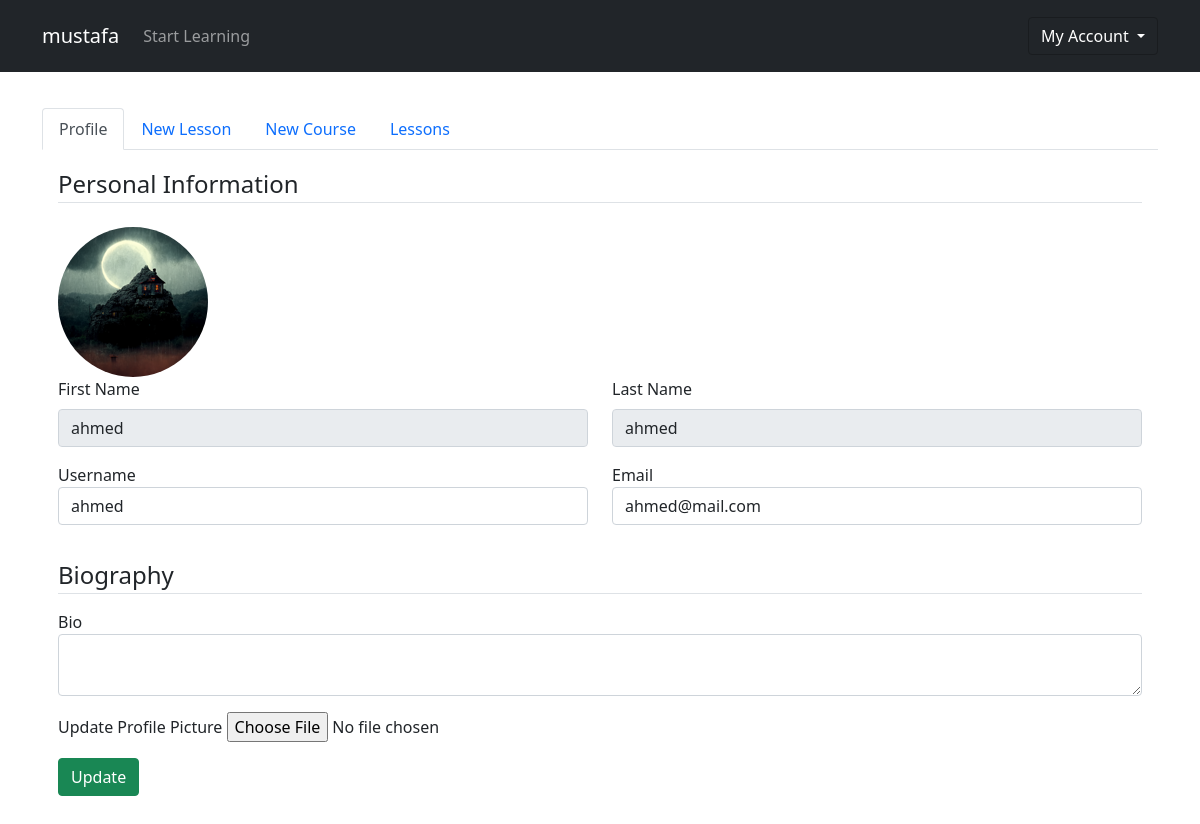
Screenshot of /dashboard/profile (signed in) with the database file from the repository.
### pythonic/models.py (models this page shows, shortened)
class User(db.Model, UserMixin):
    __tablename__ = "user"
    id: so.Mapped[int] = so.mapped_column(primary_key=True)
    fname: so.Mapped[str] = so.mapped_column(sa.String(25), nullable=False)
    lname: so.Mapped[str] = so.mapped_column(sa.String(25), nullable=False)
    username: so.Mapped[str] = so.mapped_column(
        sa.String(25), unique=True, nullable=False
    )
    email: so.Mapped[str] = so.mapped_column(
        sa.String(125), unique=True, nullable=False
    )
    image_file: so.Mapped[str] = so.mapped_column(
        sa.String(20), nullable=False, default="default.jpg"
    )
    bio = db.Column(db.Text, nullable=True)
    password: so.Mapped[str] = so.mapped_column(sa.String(60), nullable=False)
    lessons: so.WriteOnlyMapped[List["Lesson"]] = so.relationship(
        "Lesson", back_populates="author", lazy=True
    )

### pythonic/routes.py (the view)
@app.route("/dashboard/profile", methods=["GET", "POST"])
@login_required
def profile():
    profile_form = UpdateProfileForm()
    if profile_form.validate_on_submit():
        if profile_form.picture.data:
            picture_file = save_picture(
                profile_form.picture.data, "static/user_pics", output_size=(150, 150)
            )
            current_user.image_file = picture_file
        current_user.username = profile_form.username.data
        current_user.email = profile_form.email.data
        current_user.bio = profile_form.bio.data
        db.session.commit()
        flash("Your profile has been updated", "success")
        return redirect(url_for("profile"))
    elif request.method == "GET":
        profile_form.username.data = current_user.username
        profile_form.email.data = current_user.email
        profile_form.bio.data = current_user.bio
    image_file = url_for("static", filename=f"user_pics/{current_user.image_file}")
    return render_template(
        "profile.html",
        title="Profile",
        profile_form=profile_form,
        image_file=image_file,
        active_tab="profile",
    )

### pythonic/forms.py (shortened to what this page needs)
class UpdateProfileForm(FlaskForm):
    username = StringField(
        "Username", validators=[DataRequired(), Length(min=2, max=25)]
    )
    email = StringField("Email", validators=[DataRequired(), Email()])
    bio = TextAreaField("Bio")
    picture = FileField(
        "Update Profile Picture", validators=[FileAllowed(["jpg", "png"])]
    )
    submit = SubmitField("Update")

### pythonic/models.py (called while the page is built)
@login_manager.user_loader
def load_user(user_id):
    return User.query.get(int(user_id))

### pythonic/templates/profile.html (shortened to what this page needs)
{% extends "dashboard.html"%}
{% block profile %}
<div class="{{'tab-pane show active fade p-3' if active_tab=='profile' else 'tab-pane fade p-3'}}" id="nav-profile"
    role="tabpanel" aria-labelledby="nav-profile-tab">
    <form action=" " method="POST" enctype="multipart/form-data">
        <fieldset class='form-group'>
            <legend class='border-bottom mb-4'>Personal Information</legend>
            <img class="rounded-circle user-img" src="{{image_file}}" alt="">
            <div class='form-group'>
                <div class="row mb-3">
                    <div class="col">
                        <label for="fname" class="form-label">First Name</label>
                        <input class="form-control" type="text" value="{{ current_user.fname}}" readonly>
                    </div>
                    <div class="col">
                        <label for="lname" class="form-label">Last Name</label>
                        <input class="form-control" type="text" value="{{ current_user.lname}}" readonly>
                    </div>
                </div>
                <div class="row mb-3">
                    <div class="col">
                        {{ profile_form.username.label(class='form-control-label')}}
                        {% if profile_form.username.errors%}
                        {{ profile_form.username(class='form-control form-control-lg is-invalid')}}
                        <div class="invalid-feedback">
                            {% for error in profile_form.username.errors %}
                            <span>{{error}}</span>
                            {% endfor %}
                        </div>
                        {% else %}
                        {{ profile_form.username(class='form-control form-control')}}
                        {% endif %}
                    </div>
                    <div class="col">
                        {{ profile_form.email.label(class='form-control-label')}}
                        {% if profile_form.email.errors%}
                        {{ profile_form.email(class='form-control form-control-lg is-invalid')}}
                        <div class="invalid-feedback">
                            {% for error in profile_form.email.errors %}
                            <span>{{error}}</span>
                            {% endfor %}
                        </div>
                        {% else %}
                        {{ profile_form.email(class='form-control form-control')}}
                        {% endif %}
                    </div>
                </div>
            </div>
        </fieldset>
        <fieldset>
            <legend class="border-bottom my-3">Biography</legend>
            <div class="form-group">
                <div class="my-3">
                    {{ profile_form.bio.label(class='form-control-label') }}
                    {{ profile_form.bio(class='form-control') }}
                </div>
                <div class="form-group mb-3">
                    {{ profile_form.picture.label}}
                    {{ profile_form.picture(class='form-control-file')}}
                </div>
                <div class="col-12">
                    <button class="btn btn-success" type="submit">Update</button>
                </div>
            </div>
        </fieldset>
    </form>
</div>
{% endblock profile %}

### pythonic/static/main.css (style rules this page uses)
body::before { display: block; content: ''; height: 60px; }
.user-img { height: 150px; width: 150px; margin-right: 8px; }

### rows the page displays
User: fname "ahmed", lname "ahmed", username "ahmed", email "ahmed@mail.com"

### other values shown
{{ profile_form.username.label(class='form-control-label') }} "Username"
{{ profile_form.email.label(class='form-control-label') }} "Email"
{{ profile_form.bio.label(class='form-control-label') }} "Bio"
{{ profile_form.picture.label }} "Update Profile Picture"
